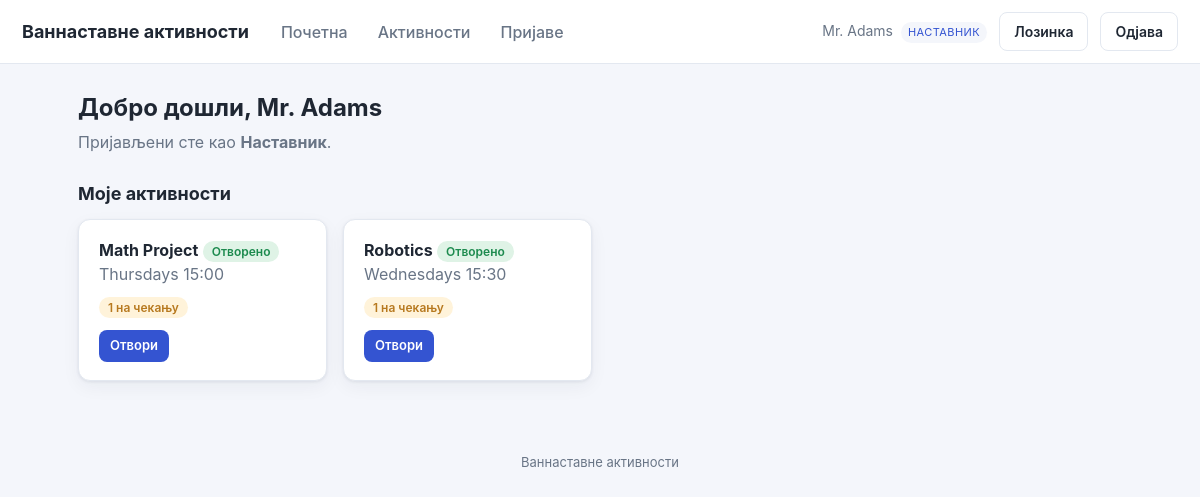
Before: /dashboard.php (signed in) with the older database file.
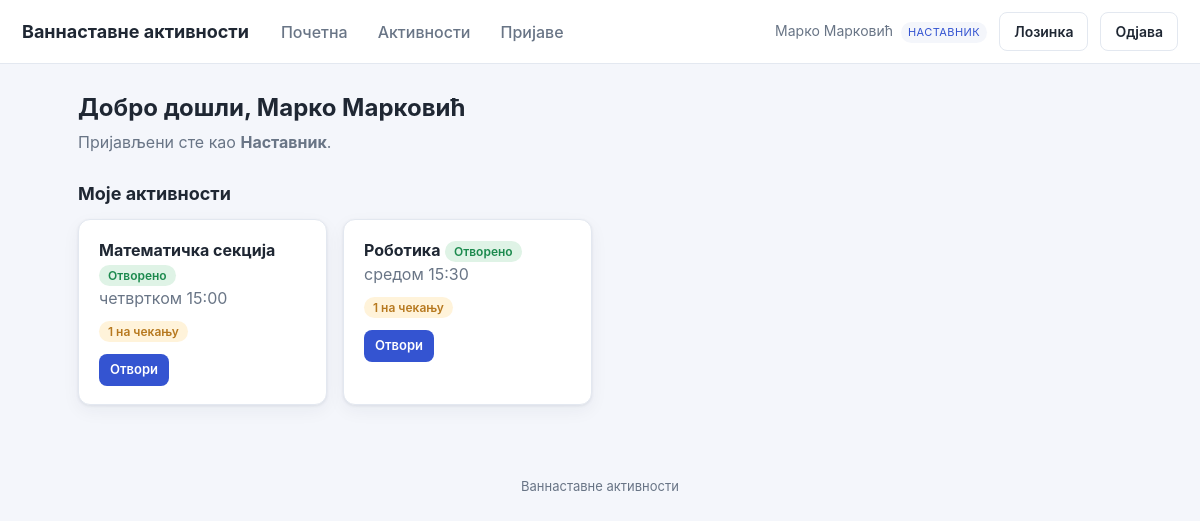
After: the same page with the newer database file.
### tables this page shows
CREATE TABLE users (
  id          INT AUTO_INCREMENT PRIMARY KEY,
  name        VARCHAR(120) NOT NULL,
  email       VARCHAR(190) NOT NULL UNIQUE,
  password    VARCHAR(255) NOT NULL,
  role        ENUM('admin','teacher','student') NOT NULL,
  grade_class VARCHAR(40) DEFAULT NULL,
  active      TINYINT(1) NOT NULL DEFAULT 1,
  must_change_password TINYINT(1) NOT NULL DEFAULT 0,
  created_at  DATETIME NOT NULL DEFAULT CURRENT_TIMESTAMP
);

CREATE TABLE activities (
  id            INT AUTO_INCREMENT PRIMARY KEY,
  name          VARCHAR(150) NOT NULL,
  description   TEXT,
  location      VARCHAR(150) DEFAULT NULL,
  schedule_text VARCHAR(150) DEFAULT NULL,
  max_students  INT NOT NULL DEFAULT 20,
  status        ENUM('open','closed','archived') NOT NULL DEFAULT 'open',
  created_by    INT DEFAULT NULL,
  created_at    DATETIME NOT NULL DEFAULT CURRENT_TIMESTAMP,
  CONSTRAINT fk_act_creator FOREIGN KEY (created_by) REFERENCES users(id) ON DELETE SET NULL
);

### includes/db.php (called while the page is built, shortened)
<?php
function db(): PDO {
    static $pdo = null;
    if ($pdo === null) {
        $dsn = 'mysql:host=' . DB_HOST . ';dbname=' . DB_NAME . ';charset=utf8mb4';
        try {
            $pdo = new PDO($dsn, DB_USER, DB_PASS, [
                PDO::ATTR_ERRMODE            => PDO::ERRMODE_EXCEPTION,
                PDO::ATTR_DEFAULT_FETCH_MODE => PDO::FETCH_ASSOC,
                PDO::ATTR_EMULATE_PREPARES   => false,
            ]);
        } catch (PDOException $e) {
            http_response_code(500);
            die('Повезивање са базом није успело. Проверите config.php. '
                . (DEBUG ? '(' . htmlspecialchars($e->getMessage()) . ')' : ''));
        }
    }
    return $pdo;
}

### includes/auth.php (called while the page is built, shortened)
<?php
require_once __DIR__ . '/db.php';
require_once __DIR__ . '/functions.php';
function current_user(): ?array {
    static $u = null;
    if ($u === null) {
        $st = db()->prepare('SELECT * FROM users WHERE id=? AND active=1');
        $st->execute([$_SESSION['uid']]);
        $u = $st->fetch() ?: null;
    }
    return $u;
}
function require_login(): array {
    $u = current_user();
    return $u;
}
function is_admin(array $u): bool   { return $u['role'] === 'admin'; }
function is_teacher(array $u): bool { return $u['role'] === 'teacher'; }

### dashboard.php (the view, shortened to what this page needs)
<?php
require_once __DIR__ . '/includes/auth.php';
$u = require_login();
include __DIR__ . '/includes/header.php';
?>
<h1>Добро дошли, <?= e($u['name']) ?></h1>
<p class="sub">Пријављени сте као <strong><?= e(role_label($u['role'])) ?></strong>.</p>
<?php if (is_admin($u)): ?>
  <div class="grid">
    <?php foreach ($counts as $label => $n): ?>
      <div class="card"><div class="stat"><?= (int)$n ?></div><div class="stat-label"><?= e($label) ?></div></div>
    <?php endforeach; ?>
  </div>
  <div class="card">
    <h2 style="margin-top:0">Брзе радње</h2>
    <div class="row-actions">
      <a class="btn" href="activity_edit.php">+ Нова активност</a>
      <a class="btn btn-ghost" href="applications.php">Преглед пријава</a>
      <a class="btn btn-ghost" href="users.php">Управљање корисницима</a>
    </div>
  </div>
<?php elseif (is_teacher($u)): ?>
  <?php
  $st = db()->prepare("SELECT a.*, (SELECT COUNT(*) FROM applications ap WHERE ap.activity_id=a.id AND ap.status='pending') AS pending
                       FROM activities a JOIN activity_teachers t ON t.activity_id=a.id
                       WHERE t.teacher_id=? ORDER BY a.name");
  $st->execute([$u['id']]);
  $mine = $st->fetchAll();
  ?>
  <h2>Моје активности</h2>
  <div class="grid">
    <?php foreach ($mine as $a): ?>
      <div class="card">
        <strong><?= e($a['name']) ?></strong> <?= status_badge($a['status']) ?><br>
        <span class="muted"><?= e($a['schedule_text'] ?: 'Распоред није постављен') ?></span>
        <?php if ($a['pending']): ?><div style="margin-top:8px"><span class="badge badge-pending"><?= (int)$a['pending'] ?> на чекању</span></div><?php endif; ?>
        <div class="row-actions" style="margin-top:12px">
          <a class="btn btn-sm" href="activity_view.php?id=<?= (int)$a['id'] ?>">Отвори</a>
        </div>
      </div>
    <?php endforeach; ?>
  </div>
<?php endif; ?>
<?php include __DIR__ . '/includes/footer.php'; ?>

### includes/header.php (shortened to what this page needs)
<?php
$u = $u ?? current_user();
?><!DOCTYPE html>
<html lang="sr">
<head>
<link rel="stylesheet" href="assets/style.css">
</head>
<body>
<header class="topbar">
  <a class="brand" href="dashboard.php"><?= e(APP_NAME) ?></a>
  <?php if ($u): ?>
  <nav class="mainnav">
    <a href="dashboard.php">Почетна</a>
    <a href="activities.php">Активности</a>
    <?php if (is_admin($u) || is_teacher($u)): ?>
      <a href="applications.php">Пријаве</a>
    <?php endif; ?>
  </nav>
  <div class="userbox">
    <span class="uname"><?= e($u['name']) ?> <span class="role"><?= e(role_label($u['role'])) ?></span></span>
    <a class="btn btn-ghost" href="change_password.php">Лозинка</a>
    <a class="btn btn-ghost" href="logout.php">Одјава</a>
  </div>
  <?php endif; ?>
</header>
<main class="container">

### includes/functions.php (shortened to what this page needs)
<?php
function e(?string $s): string {
    return htmlspecialchars($s ?? '', ENT_QUOTES, 'UTF-8');
}
function status_label(string $s): string {
    static $m = [
        'pending'  => 'На чекању', 'approved' => 'Одобрено', 'rejected' => 'Одбијено',
        'open'     => 'Отворено',  'closed'   => 'Затворено', 'archived' => 'Архивирано',
        'present'  => 'Присутан',  'absent'   => 'Одсутан',   'excused'  => 'Оправдано',
    ];
    return $m[$s] ?? $s;
}
function role_label(string $r): string {
    static $m = ['admin' => 'Администратор', 'teacher' => 'Наставник', 'student' => 'Ученик'];
    return $m[$r] ?? $r;
}
function status_badge(string $status): string {
    return '<span class="badge badge-' . e($status) . '">' . e(status_label($status)) . '</span>';
}

Changed rows visible on the page:
changed users "Наставник": name "Mr. Adams" → "Марко Марковић"
changed activities: name "Math Project" → "Математичка секција"; schedule_text "Thursdays 15:00" → "четвртком 15:00"
changed activities: name "Robotics" → "Роботика"; schedule_text "Wednesdays 15:30" → "средом 15:30"
